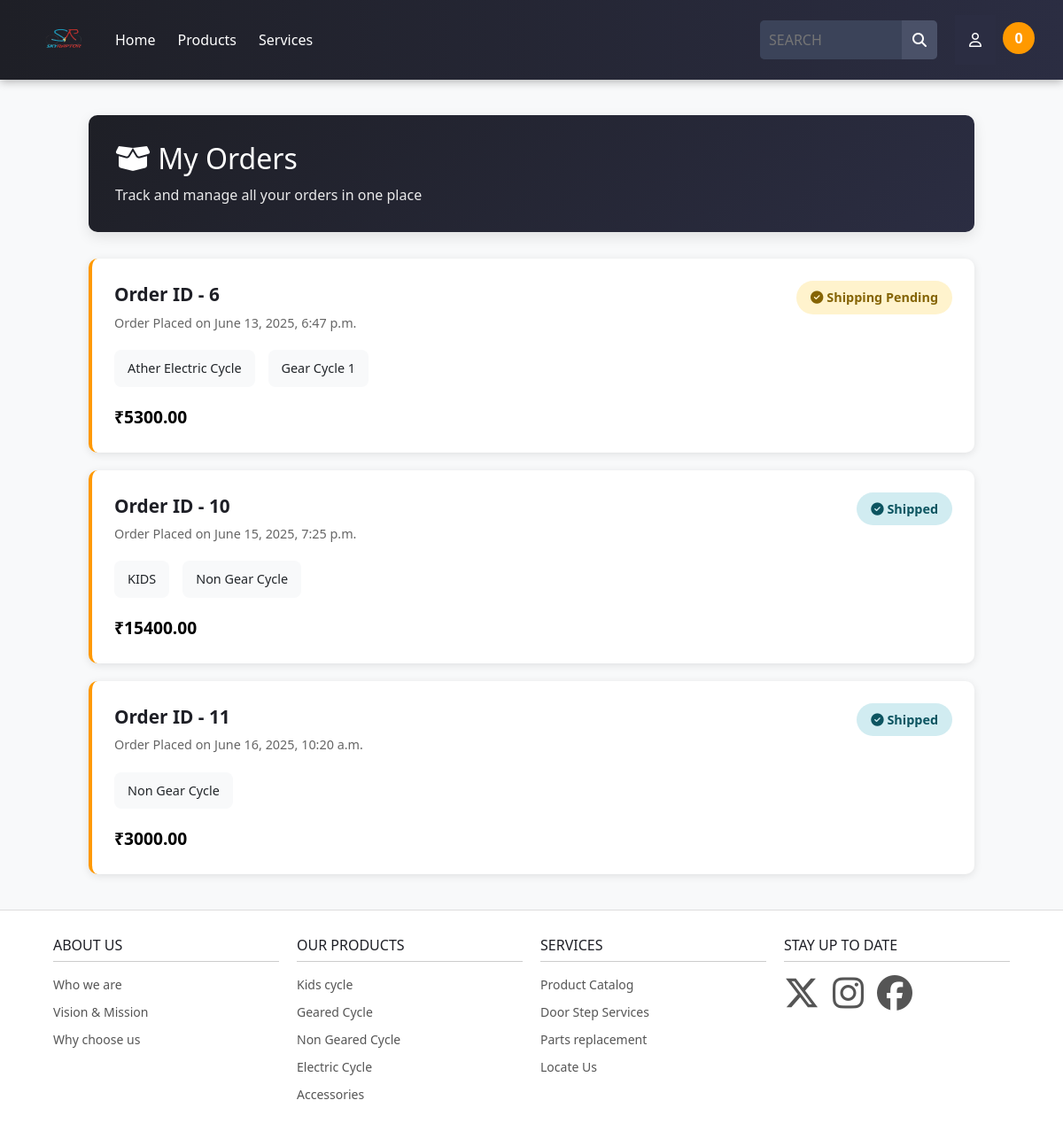
The page /user_order/ (signed in) on the database as committed earlier.
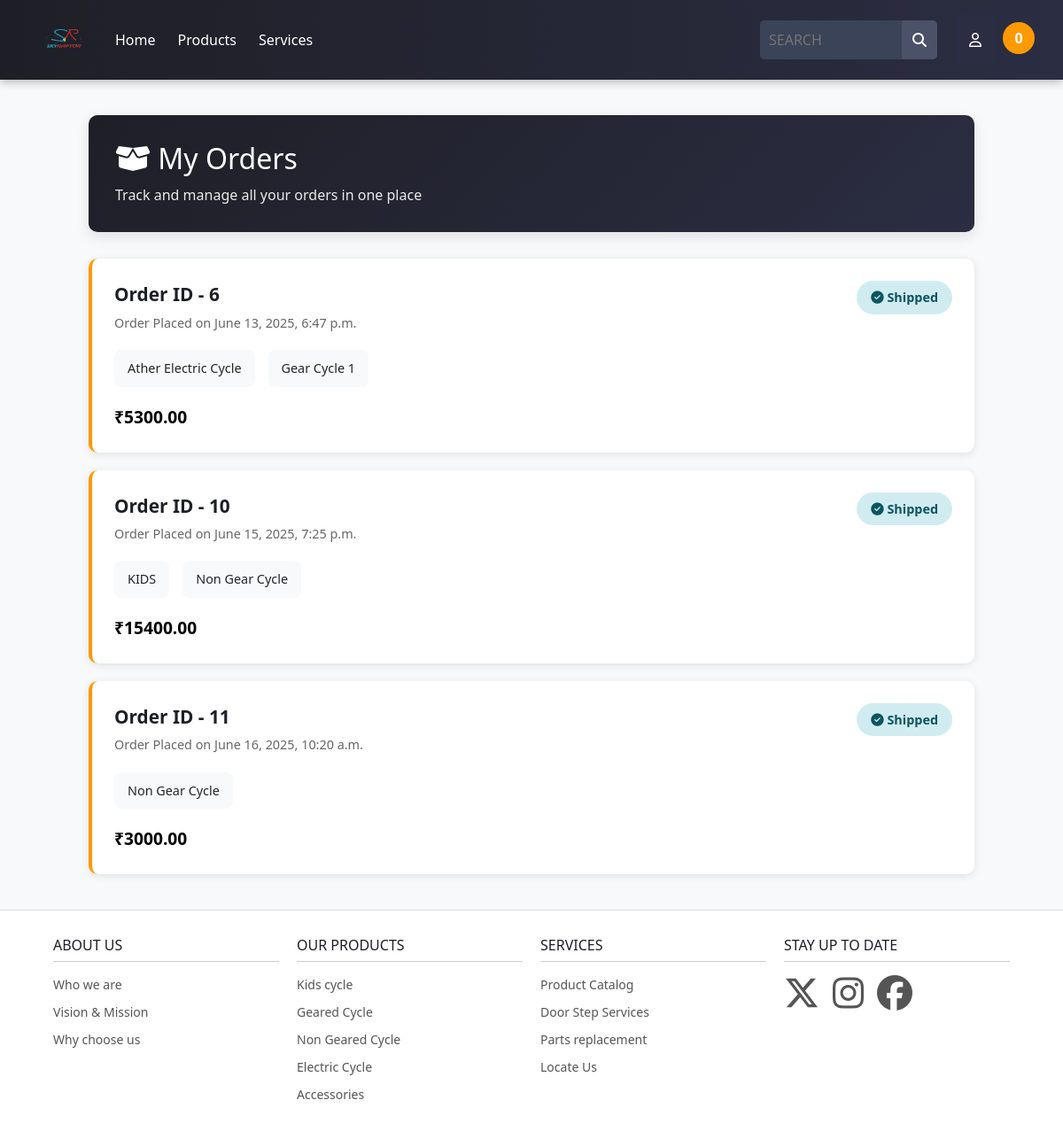
The same page on the database as committed later.
### payment/models.py (models this page shows, shortened)
class Order(models.Model):
    user = models.ForeignKey(User, on_delete=models.CASCADE, null=True, blank=True)
    full_name = models.CharField(max_length=255)
    phone = models.CharField(max_length=13)
    address = models.TextField(max_length=255)
    amount_paid = models.DecimalField(max_digits=10, decimal_places=2)
    date_ordered = models.DateTimeField(auto_now_add=True)
    shipped = models.BooleanField(default=False)
    date_shipped = models.DateTimeField(null=True, blank=True)

### skyraptor/views.py (the view)
# urls.py: path('user_order/', views.user_order, name='user_order'),
def user_order(request):
    if request.user.is_authenticated:
        orders = Order.objects.filter(user=request.user)
        order_items = OrderItem.objects.filter(order__in=orders)
        return render(request, 'html/user_order.html', {'orders': orders, 'order_items': order_items})
    else:
        messages.success(request, 'You need to be logged in to view your orders')
        return redirect('home')

### cart/cart.py (called while the page is built)
    def __len__(self):
        return len(self.cart)

### cart/context_processors.py (called while the page is built)
def cart(request):
    return {'cart': Cart(request)}

### skyraptor/templates/html/user_order.html (shortened to what the changed rows need)
{% load static %}
<!DOCTYPE html>
<html lang="en">
<head>
    <link rel="stylesheet" href="{% static 'css/user_order.css' %}">
    <link href="https://cdn.jsdelivr.net/npm/bootstrap@5.3.6/dist/css/bootstrap.min.css" rel="stylesheet"
>
</head>
<body>
    <div class="orders-container">
        <div class="orders-header">
            <h1><i class="fa-solid fa-box-open"></i> My Orders</h1>
        </div>
        <div class="orders-list">
            {% for order in orders %}
            <div class="order-card-wrapper" data-url="{% url 'home_order_views' order.id %}">
                <div class="order-card">
                    <div class="order-card-header">
                        <div>
                            <div class="order-id">Order ID - {{ order.id }}</div>
                            <div class="order-date">Order Placed on {{ order.date_ordered }}</div>
                        </div>
                        {% if order.shipped %}
                        <div class="order-status status-shipped">
                            <i class="fa-solid fa-check-circle"></i> Shipped
                        </div>
                        {% else %}
                        <div class="order-status status-processing">
                            <i class="fa-solid fa-check-circle"></i> Shipping Pending
                        </div>
                        {% endif %}
                    </div>
                    <div class="order-items-preview">
                        {% for item in order_items %}
                        {% if item.order.id == order.id %}
                        <div class="item-preview">
                            <span>{{ item.product.name }}</span>
                        </div>
                        {% endif %}
                        {% endfor %}
                    </div>
                    <div class="order-summary-row">
                        <div class="order-total">₹{{ order.amount_paid }}</div>
                    </div>
                </div>
            </div>
            {% endfor %}
        </div>
    </div>
</body>
</html>

Rows that differ between the two databases and show on the page:
changed Order "June 13, 2025, 6:47 p.m.": shipped "Shipping Pending" → "Shipped"
